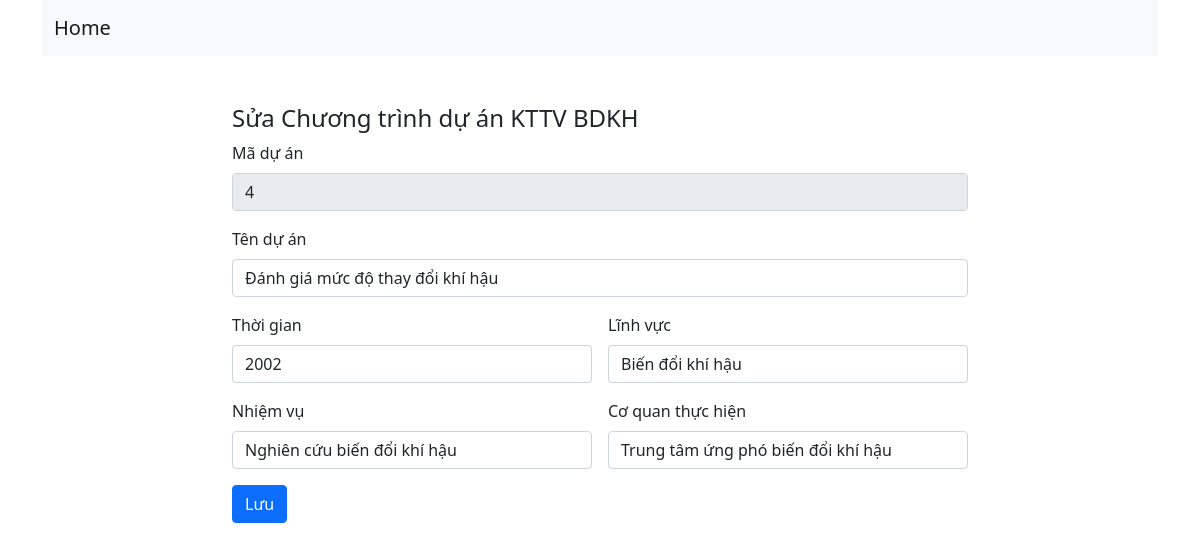
/index.php?controller=duan&action=edit&daid=4, run on the app's committed database.
### tables this page shows
CREATE TABLE `duan` (
  `maduan` int(20) UNSIGNED NOT NULL,
  `tenduan` varchar(255) NOT NULL,
  `namthuchien` int(4) NOT NULL,
  `linhvuc` varchar(50) NOT NULL,
  `nhiemvu` varchar(50) NOT NULL,
  `coquanthuchien` varchar(50) NOT NULL
);

### src/controller/DuanController.php (called while the page is built, shortened)
<?php
require_once 'model/DuanModel.php';
class DuanController{
    function edit(){
        $id = $_GET['daid'];
        $daModal = new DuanModal();
        $DA = $daModal->getDAById($id);
        require_once 'view/Duan/edit.php';
    }
}
?>

### src/index.php (called while the page is built, shortened)
<?php
    $action     = isset($_GET['action']) ? $_GET['action'] : 'index';
    $object = new $classController();
    $object->$action();
?>

### src/model/DuanModel.php (called while the page is built, shortened)
<?php
class DuanModal{
    public function connectDb() {
        $connection = mysqli_connect(DB_HOST, DB_USERNAME, DB_PASSWORD, DB_NAME);
        return $connection;
    }
    public function getDAById($da_id = null) {
        $connection = $this->connectDb();
        $querySelect = "SELECT * FROM duan WHERE maduan={$da_id}";
        $results = mysqli_query($connection, $querySelect);
        $daArr = [];
        if (mysqli_num_rows($results) > 0) {
            $das = mysqli_fetch_all($results, MYSQLI_ASSOC);
            $daArr = $das[0];
        }
        return $daArr;
    }
}
?>

### src/view/Duan/edit.php (the view, shortened to what this page needs)
<?php
require 'view/template/header.php'
?>
<main>
    <div class="container">
        <div class="row">
            <div class="col-md-8 ms-auto me-auto">
                <h4>Sửa Chương trình dự án KTTV BDKH</h4>
                <form class="row g-3 needs-validation" method="post" action="" novalidate>
                    <div class="col-md-12">
                        <label for="validationCustom01" class="form-label">Mã dự án</label>
                        <input type="text" class="form-control" name="maduan" id="validationCustom01" readonly value="<?php echo isset($_GET['daid']) ? $_GET['daid'] : $DA['maduan']?>" required>
                    </div>
                    <div class="col-md-12">
                        <label for="validationCustom01" class="form-label">Tên dự án</label>
                        <input type="text" class="form-control" name="tenduan" id="validationCustom01" value="<?php echo isset($_POST['tenduan']) ? $_POST['tenduan'] : $DA['tenduan']?>" required>
                    </div>
                    <div class="col-md-6">
                        <label for="validationCustom02" class="form-label">Thời gian</label>
                        <input type="text" class="form-control" name="namthuchien" id="validationCustom02" value="<?php echo isset($_POST['namthuchien']) ? $_POST['namthuchien'] : $DA['namthuchien']?>" required>
                    </div>
                    <div class="col-md-6">
                        <label for="validationCustom02" class="form-label">Lĩnh vực</label>
                        <input type="text" class="form-control" name="linhvuc" id="validationCustom02" value="<?php echo isset($_POST['linhvuc']) ? $_POST['linhvuc'] : $DA['linhvuc']?>" required>
                    </div>
                    <div class="col-md-6">
                        <label for="validationCustom02" class="form-label">Nhiệm vụ</label>
                        <input type="text" class="form-control" name="nhiemvu" id="validationCustom02" value="<?php echo isset($_POST['nhiemvu']) ? $_POST['nhiemvu'] : $DA['nhiemvu']?>" required>
                    </div>
                    <div class="col-md-6">
                        <label for="validationCustom02" class="form-label">Cơ quan thực hiện</label>
                        <input type="text" class="form-control" name="coquanthuchien" id="validationCustom02" value="<?php echo isset($_POST['coquanthuchien']) ? $_POST['coquanthuchien'] : $DA['coquanthuchien']?>" required>
                    </div>
                    <div class="col-12">
                        <button class="btn btn-primary" name="submit" type="submit">Lưu</button>
                    </div>
                </form>
            </div>
        </div>
    </div>
</main>

### data on the page
duan: tenduan "Đánh giá mức độ thay đổi khí hậu", namthuchien "2002", linhvuc "Biến đổi khí hậu", nhiemvu "Nghiên cứu biến đổi khí hậu", coquanthuchien "Trung tâm ứng phó biến đổi khí hậu"
